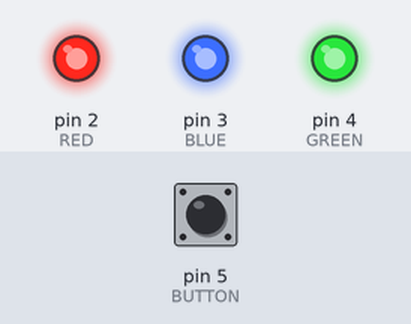
Bench run of a sketch on a simulated Arduino Uno, built with avr-gcc and run on an emulated ATmega328P. On the bench: output pins drawn as LEDs (lit = HIGH). Inputs (shaded band) come from the test bench; at power-on: pin 5 (BUTTON) HIGH. What the sketch prints to the serial monitor is not drawn.

Above: at 0.1 s.
At 2.6 s:
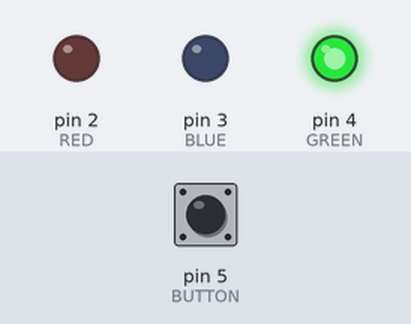
At 6.7 s:
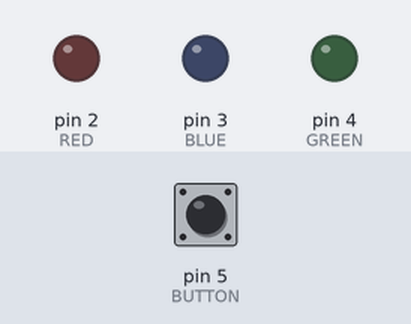
6.8 s: pin 5 (BUTTON) pulled LOW for 0.15 s
9.4 s: pin 5 (BUTTON) pulled LOW for 3.2 s
Timing chart, 0 to 12.4 s (numbered marks = the images above; inputs shaded):
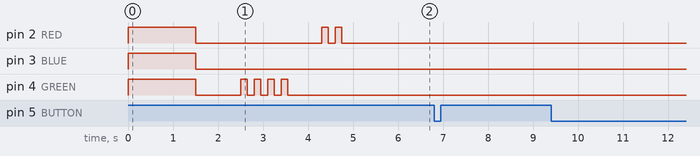

Measured:
- after the input at 6.8 s, every drawn part: stays the same
- after the input at 9.4 s, every drawn part: stays the same

The sketch:

morse.ino
```cpp
#define RED 2
#define BLUE 3
#define GREEN 4
#define BUTTON 5
#include "morse.h"

void setup() {
  // put your setup code here, to run once:
    DDRD |= (1<<RED);
    DDRD |= (1<<BLUE);
    DDRD |= (1<<GREEN);
    Serial.begin(9600);

    PORTD |= (1<<GREEN);
    PORTD |= (1<<RED);
    PORTD |= (1<<BLUE);
    delay(1500);
    PORTD &= ~(1<<GREEN);
    PORTD &= ~(1<<RED);
    PORTD &= ~(1<<BLUE);
    delay(1000);
    Serial.begin(9600);

    morseBlinkString(GREEN,"h",1);
    morseBlinkString(RED,"i",1);
}

bool setPrescale = false;
void buttonReadMorse(){
  if(!setPrescale){
    DDRD &= ~(1<<BUTTON);
    //Init counter1
    TCCR1A = 0; //Normal mode 0xffff top, rolls over
    TCCR1B &= ~(7);
    TCCR1B |= (1 << CS12) | (1 << CS10); //Clock prescaler 1024

    TCCR1C = 0;
    //Set counter to zero, high byte first
    TCNT1H = 0;
    TCNT1L = 0;
    //Make sure interrupts are disabled
    TIMSK1 = 0;
    TIFR1 = 0;
    setPrescale = true;
  }

  timeButtonHold();

}

int morseArr[4] = {0,0,0,0};
int i = 0;

void resetARR(){
  for(i=0;i<4;i++){
    morseArr[i] = 0;
  }
  i =0;
}

bool justReleased = false;
unsigned long startTime, endTime;
void timeButtonHold(){
  if((PIND & (1<<BUTTON)) == 0){
    TCNT1 = 0;
    while(TCNT1 < 100){}
    startTime = millis();

    while((PIND & (1<<BUTTON))== 0){}
    endTime = millis();
    //Serial.println("Button Held");

    //Serial.println((endTime-startTime)/1000.0);
    if((endTime-startTime)/1000.0 < 1.0){
      Serial.println("d");
      morseArr[i] = 1;
      i++;
    }
    else if((endTime-startTime)/1000.0 >=1.0){
      Serial.println("D");
      morseArr[i] = 2;
      i++;
    }
   justReleased = true;
  }
  if(i > 2){
    if(morseArr[0] == 1 && morseArr[1] == 2 && morseArr[2] == 1){
      Serial.println("R");
      morseBlinkLong(RED);
      resetARR();
    }
    else if(morseArr[0] == 2 && morseArr[1] == 2 && morseArr[2] == 1){
      Serial.println("G");
      morseBlinkLong(GREEN);
      resetARR();
    }
    else if(morseArr[0] == 2 && morseArr[1] == 1 && morseArr[2] == 1 && morseArr[3] == 1){
      Serial.println("B");
      morseBlinkLong(BLUE);
      resetARR();
    }

  }
  if(justReleased == true && (PIND & (1<<BUTTON)) != 0){
    justReleased = false;
    TCNT1 = 0;
    while(TCNT1 < 15625){
      if((PIND & (1<<BUTTON)) == 0){
        timeButtonHold();
        return;
      }
    }
    Serial.println("s");
    resetARR();
  }
}

void loop() {
  // put your main code here, to run repeatedly:
   buttonReadMorse();
}
```

morse.c
```cpp
/*
  Author Student code : Michael Martin
  Date : 2/19/2020
*/


/****************************************************************************
*
*   Copyright (c) 2011 Carrick Detweiler
*
*   This program is free software; you can redistribute it and/or modify
*   it under the terms of the GNU General Public License as published by
*   the Free Software Foundation; either version 2 of the License, or
*   (at your option) any later version.
*
*   This program is distributed in the hope that it will be useful,
*   but WITHOUT ANY WARRANTY; without even the implied warranty of
*   MERCHANTABILITY or FITNESS FOR A PARTICULAR PURPOSE.  See the
*   GNU General Public License for more details.
*
*   You should have received a copy of the GNU General Public License
*   along with this program; if not, write to the Free Software
*   Foundation, Inc., 51 Franklin St, Fifth Floor, Boston, MA  02110-1301  USA
*
****************************************************************************/

#include <avr/io.h>
#include <Arduino.h>


/**
 * Define a dot as a zero and dash as a 1
 **/
#define DOT 0
#define DASH 1
#define RED 2
#define BLUE 3
#define GREEN 4
#define BUTTON 5

/**
 * These macros convert dots and dashes into a binary representation.
 * The upper three bits indicate the number of dots and dashes.  The
 * other bits contain the dots (0) and dashes (1).  The LSB is the
 * first dot/dash to send and so forth.
 **/
#define MORSE_IN1(a)           ((1<<5) | (a<<0))
#define MORSE_IN2(a,b)         ((2<<5) | (a<<0) | (b<<1))
#define MORSE_IN3(a,b,c)       ((3<<5) | (a<<0) | (b<<1) | (c<<2))
#define MORSE_IN4(a,b,c,d)     ((4<<5) | (a<<0) | (b<<1) | (c<<2) | (d<<3))
#define MORSE_IN5(a,b,c,d,e)   ((5<<5) | (a<<0) | (b<<1) | (c<<2) | (d<<3) | (e<<4))

/**
 * This is a table of all of the morse code strings for a-z.  If you
 * are passed a letter c you can access it in here by using
 * morseTable[c-'a'].  The upper three bits indicate the number of dots
 * and dashes in the code for that character.  The LSB is the first
 * dot/dash, next bit is the second, etc.
 **/
uint8_t morseTable[26] =
  {MORSE_IN2(DOT,DASH), //A
   MORSE_IN4(DASH,DOT,DOT,DOT), //B
   MORSE_IN4(DASH,DOT,DASH,DOT), //C
   MORSE_IN3(DASH,DOT,DOT), //D
   MORSE_IN1(DOT), //E
   MORSE_IN4(DOT,DOT,DASH,DOT), //F
   MORSE_IN3(DASH,DASH,DOT), //G
   MORSE_IN4(DOT,DOT,DOT,DOT), //H
   MORSE_IN2(DOT,DOT), //I
   MORSE_IN4(DOT,DASH,DASH,DASH), //J
   MORSE_IN3(DASH,DOT,DASH), //K
   MORSE_IN4(DOT,DASH,DOT,DOT), //L
   MORSE_IN2(DASH,DASH), //M
   MORSE_IN2(DASH,DOT), //N
   MORSE_IN3(DASH,DASH,DASH), //O
   MORSE_IN4(DOT,DASH,DASH,DOT), //P
   MORSE_IN4(DASH,DASH,DOT,DASH), //Q
   MORSE_IN3(DOT,DASH,DOT), //R
   MORSE_IN3(DOT,DOT,DOT), //S
   MORSE_IN1(DASH), //T
   MORSE_IN3(DOT,DOT,DASH), //U
   MORSE_IN4(DOT,DOT,DOT,DASH), //V
   MORSE_IN3(DOT,DASH,DASH), //W
   MORSE_IN4(DASH,DOT,DOT,DASH), //X
   MORSE_IN4(DASH,DOT,DASH,DASH), //Y
   MORSE_IN4(DASH,DASH,DOT,DOT)}; //Z


/**
 * Sends a long blink on the specified led.
 **/
void morseBlinkLong(uint8_t led){

  switch(led){
    case RED : //red on port 1
      //DDRB |= 1;
      PORTD |= (1<<RED);
      delay(600);
      PORTD &= ~(1<<RED);
      break;
    case BLUE : //green on port 2
      //DDRB |= (1<<1);
      PORTD |= (1<<BLUE);
      delay(600);
      PORTD &= ~(1<<BLUE);
      break;
    case GREEN : //blue on port 3
      //DDRB |= (1<<2);
      PORTD |= (1<<GREEN);
      delay(600);
      PORTD &= ~(1<<GREEN);
      break;
    default :;
  }


}

/**
 * Sends a short blink (a dot) on the specified led.
 **/
void morseBlinkShort(uint8_t led){
  //STUDENT CODE
  switch(led){
    case RED : //red on port 1
      //DDRB |= 1;
      PORTD |= (1<<RED);
      delay(150);
      PORTD &= ~(1<<RED);
      break;
    case BLUE : //green on port 2
      //DDRB |= (1<<1);
      PORTD |= (1<<BLUE);
      delay(150);
      PORTD &= ~(1<<BLUE);
      break;
    case GREEN : //blue on port 3
      //DDRB |= (1<<2);
      PORTD |= (1<<GREEN);
      delay(150);
      PORTD &= ~(1<<GREEN);
      break;
    default :;
  }

}

/**
 * Perform a long pause (without turning on the LEDs), which should be
 * about the length of a dash.
 **/
void morseLongPause(void){
  //STUDENT CODE
  delay(600);

}

/**
 * Perform a short pause (without turning on the LEDs), which should
 * be about the length of a dot.
 **/
void morseShortPause(void){
  //STUDENT CODE
  delay(150);
  /*
  TCNT1 = 0;
  while(TCNT1 < 9600){}
  */

}

/**
 * Sends the right blink sequence for character c on the specified
 * led.  Note that the valid range for c is 'a'-'z' or 'A'-'Z'.
 **/
void morseBlinkChar(uint8_t led, char c){
  uint8_t i;

  //First make sure it is a valid character
  if(!((c >= 'a' && c <= 'z') || (c >= 'A' && c <= 'Z'))){
    //Not valid
    return;
  }

  //If it is upper case, convert to lower case
  if(c >= 'A' && c <= 'Z'){
    c = c - 'A';
    c = c + 'a';
  }

  //Get the number of symbols in the morse code for c
  uint8_t numSymbols = morseTable[c-'a'] >> 5;
  //Now send each character
  for(i = 0; i < numSymbols; i++){
    //Send the right length pulse depending on if the i'th bit is a 1 or 0
    if(((morseTable[c-'a']>>i) & 0x1) == DOT){ morseBlinkShort(led); }
    else{ morseBlinkLong(led); } //DASH
    //Do a short pause, needed between symbols, ok for between
    //characters (but not long enough for between characters)
    morseShortPause();
  }
}


/**
 * Sends the specified string (with len characters) as morse code
 * blinks over the specified LED.  Note that the valid range for c is
 * 'a'-'z' or 'A'-'Z'.
 **/
void morseBlinkString(uint8_t led, char *c, uint8_t len){

  //STUDENT CODE
  //Send a string of characters to be blinked.  Note that between
  //characters there should be a morseLongPause().  You can call
  //morseBlinkChar() to send each character.
  int i;
  for(i=0;i < len; i++){
    morseBlinkChar(led,c[i]);
    morseLongPause();
  }

  return;

}
/*
bool setPrescale = false;
void buttonReadMorse(){
  if(!setPrescale){
    DDRD &= (1<<BUTTON);
    //Init counter1
    TCCR1A = 0; //Normal mode 0xffff top, rolls over
    TCCR1B &= ~(7);
    TCCR1B |= (0 << CS12) | (1 << CS10); //Clock prescaler 1024

    TCCR1C = 0;
    //Set counter to zero, high byte first
    TCNT1H = 0;
    TCNT1L = 0;
    //Make sure interrupts are disabled
    TIMSK1 = 0;
    TIFR1 = 0;
    setPrescale = true;
  }

  timeButtonHold();

}

void timeButtonHold(){
  if(PIND & (1<<5)){
    TCNT1 = 0;
    delay(50);
    while(digitalRead(8) == 0){}
    //Serial.println("Button Held");
    //Serial.println(TCNT1/10000.0);
  }
}
*/
```

morse.h
```cpp
/*
  Author Student code : Michael Martin
  Date : 2/19/2020
*/


/****************************************************************************
*
*   Copyright (c) 2011 Carrick Detweiler
*
*   This program is free software; you can redistribute it and/or modify
*   it under the terms of the GNU General Public License as published by
*   the Free Software Foundation; either version 2 of the License, or
*   (at your option) any later version.
*
*   This program is distributed in the hope that it will be useful,
*   but WITHOUT ANY WARRANTY; without even the implied warranty of
*   MERCHANTABILITY or FITNESS FOR A PARTICULAR PURPOSE.  See the
*   GNU General Public License for more details.
*
*   You should have received a copy of the GNU General Public License
*   along with this program; if not, write to the Free Software
*   Foundation, Inc., 51 Franklin St, Fifth Floor, Boston, MA  02110-1301  USA
*
****************************************************************************/


#ifndef MORSE_H_
#define MORSE_H_
#include <Arduino.h>


/**
 * Macros to use when calling the below functions to indicate which
 * LED(s) to use.  Each is defined as a different bit, so you can OR
 * these together to output on multiple LEDs at once.  For
 * instance:
 *     morseBlinkString(LED_RED | LED_GREEN, "Hello World", 11);
 **/
#define LED_RED (1<<0)
#define LED_GREEN (1<<1)
#define LED_BLUE (1<<2)

#ifdef __cplusplus
extern "C" {
#endif

/**
 * Sends the right blink sequence for character c on the specified
 * led.  Note that the valid range for c is 'a'-'z' or 'A'-'Z'.
 **/
void morseBlinkChar(uint8_t led, char c);

/**
 * Sends the specified string (with len characters) as morse code
 * blinks over the specified LED.  Note that the valid range for c is
 * 'a'-'z' or 'A'-'Z'.
 **/
void morseBlinkString(uint8_t led, char *c, uint8_t len);
void morseBlinkLong(uint8_t led);

#ifdef __cplusplus
}
#endif

#endif /** MORSE_H_ **/
```
